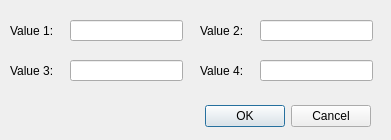
<?xml version="1.0" encoding="UTF-8"?>
<ui version="4.0">
 <class>matrix4dialog</class>
 <widget class="QDialog" name="matrix4dialog">
  <property name="geometry">
   <rect>
    <x>0</x>
    <y>0</y>
    <width>391</width>
    <height>140</height>
   </rect>
  </property>
  <property name="windowTitle">
   <string>Dialog</string>
  </property>
  <widget class="QDialogButtonBox" name="buttonBox">
   <property name="geometry">
    <rect>
     <x>10</x>
     <y>100</y>
     <width>361</width>
     <height>32</height>
    </rect>
   </property>
   <property name="orientation">
    <enum>Qt::Horizontal</enum>
   </property>
   <property name="standardButtons">
    <set>QDialogButtonBox::Cancel|QDialogButtonBox::Ok</set>
   </property>
  </widget>
  <widget class="QLineEdit" name="lineEdit_value2">
   <property name="geometry">
    <rect>
     <x>260</x>
     <y>20</y>
     <width>113</width>
     <height>21</height>
    </rect>
   </property>
  </widget>
  <widget class="QLineEdit" name="lineEdit_value4">
   <property name="geometry">
    <rect>
     <x>260</x>
     <y>60</y>
     <width>113</width>
     <height>21</height>
    </rect>
   </property>
  </widget>
  <widget class="QLineEdit" name="lineEdit_value1">
   <property name="geometry">
    <rect>
     <x>70</x>
     <y>20</y>
     <width>113</width>
     <height>21</height>
    </rect>
   </property>
  </widget>
  <widget class="QLineEdit" name="lineEdit_value3">
   <property name="geometry">
    <rect>
     <x>70</x>
     <y>60</y>
     <width>113</width>
     <height>21</height>
    </rect>
   </property>
  </widget>
  <widget class="QLabel" name="label">
   <property name="geometry">
    <rect>
     <x>10</x>
     <y>20</y>
     <width>51</width>
     <height>21</height>
    </rect>
   </property>
   <property name="text">
    <string>Value 1:</string>
   </property>
  </widget>
  <widget class="QLabel" name="label_2">
   <property name="geometry">
    <rect>
     <x>10</x>
     <y>60</y>
     <width>51</width>
     <height>21</height>
    </rect>
   </property>
   <property name="text">
    <string>Value 3:</string>
   </property>
  </widget>
  <widget class="QLabel" name="label_3">
   <property name="geometry">
    <rect>
     <x>200</x>
     <y>20</y>
     <width>51</width>
     <height>21</height>
    </rect>
   </property>
   <property name="text">
    <string>Value 2:</string>
   </property>
  </widget>
  <widget class="QLabel" name="label_4">
   <property name="geometry">
    <rect>
     <x>200</x>
     <y>60</y>
     <width>51</width>
     <height>21</height>
    </rect>
   </property>
   <property name="text">
    <string>Value 4:</string>
   </property>
  </widget>
 </widget>
 <resources/>
 <connections>
  <connection>
   <sender>buttonBox</sender>
   <signal>accepted()</signal>
   <receiver>matrix4dialog</receiver>
   <slot>accept()</slot>
   <hints>
    <hint type="sourcelabel">
     <x>248</x>
     <y>254</y>
    </hint>
    <hint type="destinationlabel">
     <x>157</x>
     <y>274</y>
    </hint>
   </hints>
  </connection>
  <connection>
   <sender>buttonBox</sender>
   <signal>rejected()</signal>
   <receiver>matrix4dialog</receiver>
   <slot>reject()</slot>
   <hints>
    <hint type="sourcelabel">
     <x>316</x>
     <y>260</y>
    </hint>
    <hint type="destinationlabel">
     <x>286</x>
     <y>274</y>
    </hint>
   </hints>
  </connection>
 </connections>
</ui>
